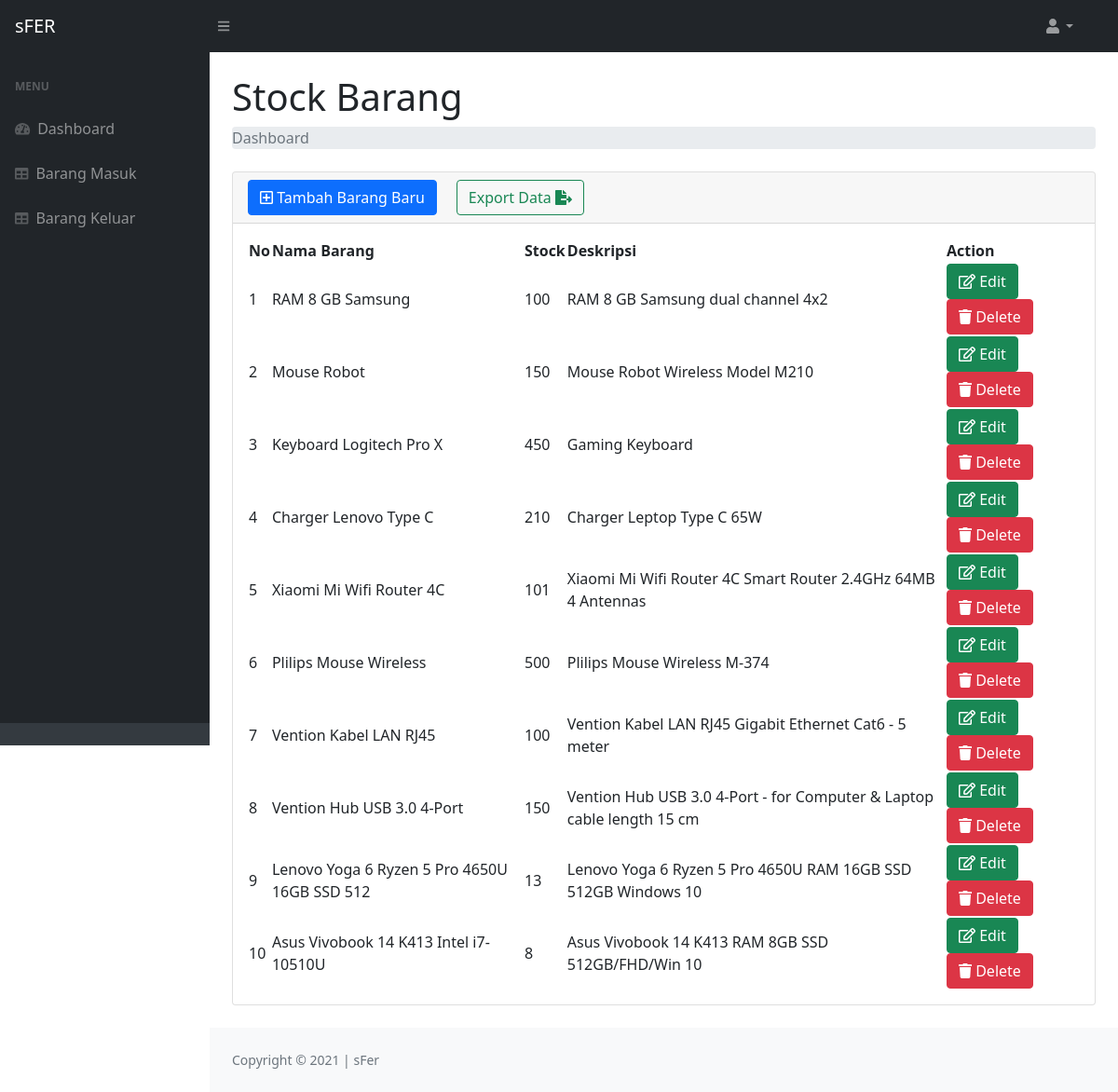
Screenshot of /index.php (signed in) with the database file from the repository.
### tables this page shows
CREATE TABLE `stock` (
  `idbarang` int(11) NOT NULL,
  `namabarang` varchar(50) NOT NULL,
  `deskripsi` varchar(100) NOT NULL,
  `stock` int(11) NOT NULL
);

### index.php (the view, shortened to what this page needs)
<?php
    require 'function.php';
?>
<!DOCTYPE html>
<html lang="en">
    <head>
        <link rel="stylesheet" href="https://maxcdn.bootstrapcdn.com/bootstrap/4.5.2/css/bootstrap.min.css">
        <link href="https://cdn.jsdelivr.net/npm/simple-datatables@latest/dist/style.css" rel="stylesheet" />
        <link href="css/styles.css" rel="stylesheet" />
    </head>
    <body class="sb-nav-fixed">
        <nav class="sb-topnav navbar navbar-expand navbar-dark bg-dark">
            <a class="navbar-brand ps-3" href="index.php">sFER</a>
            <button class="btn btn-link btn-sm order-1 order-lg-0 me-4 me-lg-0" id="sidebarToggle" href="#!"><i class="fas fa-bars"></i></button>
            <ul class="navbar-nav ms-auto ms-md-0 me-3 me-lg-4">
                <li class="nav-item dropdown">
                    <a class="nav-link dropdown-toggle" id="navbarDropdown" href="#" role="button" data-bs-toggle="dropdown" aria-expanded="false"><i class="fas fa-user fa-fw"></i></a>
                </li>
            </ul>
        </nav>
        <div id="layoutSidenav">
            <div id="layoutSidenav_nav">
                <nav class="sb-sidenav accordion sb-sidenav-dark" id="sidenavAccordion">
                    <div class="sb-sidenav-menu">
                        <div class="nav">
                            <div class="sb-sidenav-menu-heading">Menu</div>
                            <a class="nav-link" href="index.php">
                                <div class="sb-nav-link-icon"><i class="fas fa-tachometer-alt"></i></div>
                                Dashboard
                            </a>
                            <a class="nav-link" href="masuk.php">
                                <div class="sb-nav-link-icon"><i class="fas fa-table"></i></div>
                                Barang Masuk
                            </a>
                            <a class="nav-link" href="keluar.php">
                                <div class="sb-nav-link-icon"><i class="fas fa-table"></i></div>
                                Barang Keluar
                            </a>
                        </div>
                    </div>
                    <div class="sb-sidenav-footer">
                    </div>
                </nav>
            </div>
            <div id="layoutSidenav_content">
                <main>
                    <div class="container-fluid px-4">
                        <h1 class="mt-4">Stock Barang</h1>
                        <ol class="breadcrumb mb-4">
                            <li class="breadcrumb-item active">Dashboard</li>
                        </ol>
                        <div class="card mb-4">
                            <div class="card-header">
                                    <button type="button" class="btn btn-primary" data-toggle="modal" data-target="#myModal">
                                    <i class="far fa-plus-square"></i>
                                        Tambah Barang Baru
                                    </button> &nbsp;&nbsp;&nbsp;
                                    <a href="exportstock.php" class="btn btn-outline-success"> Export Data  <i class="fas fa-file-export"></i></a>
                            </div>
                            <div class="card-body">
                                <table id="datatablesSimple">
                                    <thead>
                                        <tr>
                                            <th>No</th>
                                            <th>Nama Barang</th>
                                            <th>Stock</th>
                                            <th>Deskripsi</th>
                                            <th>Action</th>
                                        </tr>
                                    </thead>
                                    <tbody>
                                        <?php
                                            $i = 1;
                                            $ambilsemuadatastock = mysqli_query($conn,"select * from stock");
                                            while($data=mysqli_fetch_array($ambilsemuadatastock)){
                                                 $namabarang = $data['namabarang'];
                                                 $deskripsi = $data['deskripsi'];
                                                 $stock = $data['stock'];
                                                 $idb = $data['idbarang'];
                                        ?>
                                        <tr>
                                            <td><?=$i++;?></td>
                                            <td><?=$namabarang;?></td>
                                            <td><?=$stock;?></td>
                                            <td><?=$deskripsi;?></td>
                                            <td>
                                                <button type="button" class="btn btn-success" data-toggle="modal" data-target="#edit<?=$idb;?>">
                                                    <i class="far fa-edit"></i>
                                                    Edit
                                                </button>
                                                <button type="button" class="btn btn-danger" data-toggle="modal" data-target="#delete<?=$idb?>">
                                                    <i class="fas fa-trash"></i>
                                                    Delete
                                                </button>
                                            </td>
                                        </tr>
                                        <?php
                                            };
                                        ?>
                                    </tbody>
                                </table>
                            </div>
                        </div>
                    </div>
                </main>
                <footer class="py-4 bg-light mt-auto">
                    <div class="container-fluid px-4">
                        <div class="d-flex align-items-center justify-content-between small">
                            <div class="text-muted">Copyright &copy; 2021 | sFer</div>
                        </div>
                    </div>
                </footer>
            </div>
        </div>
    </body>
</html>

### rows the page displays
stock: namabarang "RAM 8 GB Samsung", stock "100", deskripsi "RAM 8 GB Samsung dual channel 4x2"
stock: namabarang "Mouse Robot", stock "150", deskripsi "Mouse Robot Wireless Model M210"
stock: namabarang "Keyboard Logitech Pro X", stock "450", deskripsi "Gaming Keyboard"
stock: namabarang "Charger Lenovo Type C", stock "210", deskripsi "Charger Leptop Type C 65W"
stock: namabarang "Xiaomi Mi Wifi Router 4C", stock "101", deskripsi "Xiaomi Mi Wifi Router 4C Smart Router 2.4GHz 64MB 4 Antennas"
stock: namabarang "Plilips Mouse Wireless", stock "500", deskripsi "Plilips Mouse Wireless M-374"
stock: namabarang "Vention Kabel LAN RJ45", stock "100", deskripsi "Vention Kabel LAN RJ45 Gigabit Ethernet Cat6 - 5 meter"
stock: namabarang "Vention Hub USB 3.0 4-Port", stock "150", deskripsi "Vention Hub USB 3.0 4-Port - for Computer & Laptop cable length 15 cm"
stock: namabarang "Lenovo Yoga 6 Ryzen 5 Pro 4650U 16GB SSD 512", stock "13", deskripsi "Lenovo Yoga 6 Ryzen 5 Pro 4650U RAM 16GB SSD 512GB Windows 10"
stock: namabarang "Asus Vivobook 14 K413 Intel i7-10510U", stock "8", deskripsi "Asus Vivobook 14 K413 RAM 8GB SSD 512GB/FHD/Win 10"
